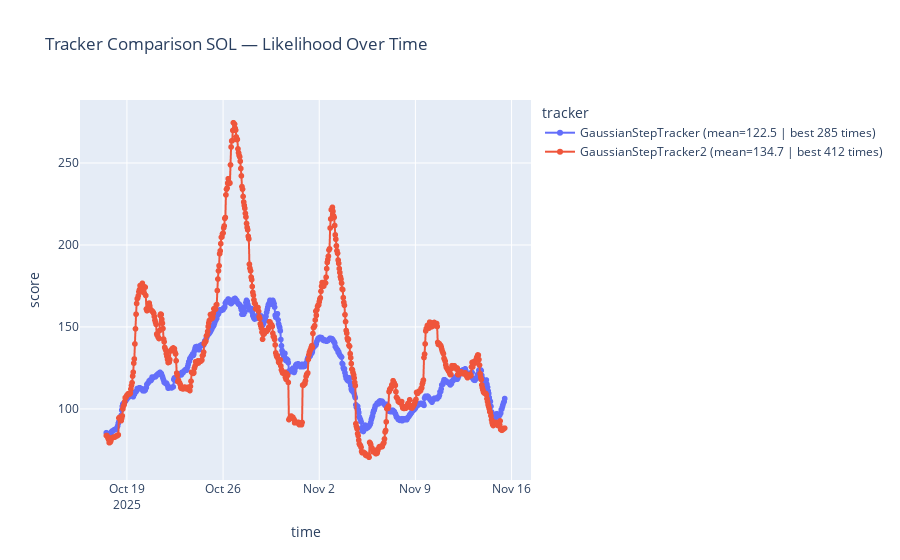

The notebook cell saved with this chart:
### Code cell
# Tracker comparison one assets
plot_tracker_comparison(df_all, 'SOL')

### Figure 1 — Plotly figure (JSON) as saved in the notebook; plotly's stock layout.template omitted (floating-point values rounded to 4 significant figures; data arrays with more than 128 entries replaced by an {"elided": "..."} marker saying what was removed)
{"data": [{"hovertemplate": "tracker=GaussianStepTracker (mean=122.5 | best 285 times)<br>time=%{x}<br>score=%{y}<extra></extra>", "legendgroup": "GaussianStepTracker (mean=122.5 | best 285 times)", "line": {"color": "#636efa", "dash": "solid"}, "marker": {"symbol": "circle"}, "mode": "lines+markers", "name": "GaussianStepTracker (mean=122.5 | best 285 times)", "showlegend": true, "type": "scattergl", "x": {"elided": "697 str values"}, "xaxis": "x", "y": {"elided": "697 float values"}, "yaxis": "y"}, {"hovertemplate": "tracker=GaussianStepTracker2 (mean=134.7 | best 412 times)<br>time=%{x}<br>score=%{y}<extra></extra>", "legendgroup": "GaussianStepTracker2 (mean=134.7 | best 412 times)", "line": {"color": "#EF553B", "dash": "solid"}, "marker": {"symbol": "circle"}, "mode": "lines+markers", "name": "GaussianStepTracker2 (mean=134.7 | best 412 times)", "showlegend": true, "type": "scattergl", "x": {"elided": "697 str values"}, "xaxis": "x", "y": {"elided": "697 float values"}, "yaxis": "y"}], "layout": {"hovermode": "x unified", "legend": {"title": {"text": "tracker"}, "tracegroupgap": 0}, "title": {"text": "Tracker Comparison SOL — Likelihood Over Time"}, "xaxis": {"anchor": "y", "domain": [0, 1], "title": {"text": "time"}}, "yaxis": {"anchor": "x", "domain": [0, 1], "title": {"text": "score"}}}}
